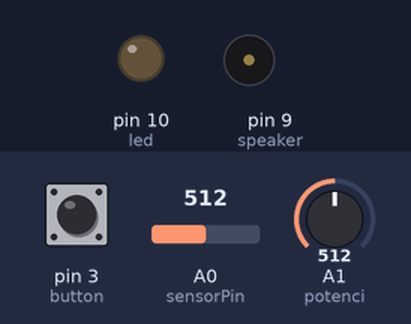
A sketch run on a simulated Arduino Uno, built with avr-gcc and run on an emulated ATmega328P. Shown: output pins drawn as LEDs (lit = HIGH), buzzer (waves = sounding). The inputs (shaded band) are chosen by the test bench; at power-on: pin 3 (button) HIGH, A0 (sensorPin) = 512, A1 (potenci) = 512. What the sketch prints to the serial monitor is not drawn.

Above: at 2.3 s.
At 20.3 s:
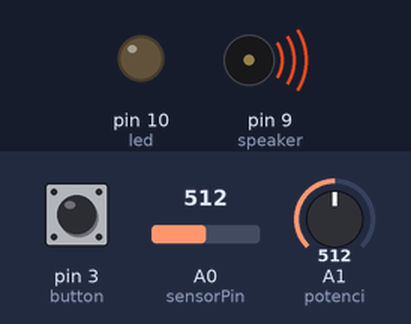
Timing chart, 0 to 25.3 s (numbered marks = the images above):
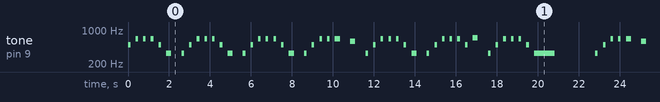

The sketch:

music-muscle-song.ino
```cpp
#include <TimerOne.h>
#include <EEPROM.h>
#include "pitches.h"
#include "themes.h"

int sensorPin = A0;
int speaker = 9;
int button = 3;
int potenci = A1;
int led = 10;
int thisNote = 0;
int pauseBetweenNotes;


int buttonState=1, oldbuttonState=1,diffButton=0,realState=1;
float firstClick=0.0,endTime=0.0;


const int arraySize=150; /*Vector size, the bigger the number, more smooth it will be*/
int arrayPosition=0 , i, sensorValue=0,absSensorValue, pinValue=0, oldPinValue=0;
long sumSensor[arraySize];

long first_time=0.0 , last_time=0.0, time_diference=0.0;  /*first_time gives the time when the muscule activated, las_time gives the time when the muscule relaxed, time_diference gives the activation time*/
int state_sign=0;
float maximum_value=0.0;  /*maximum_value gives the maximum value in the activation time period*/

float smoothed=0.0;
long sumNumbers;
unsigned long t, t0;
long dt = 1000; /* Time between samples */
float activation= 7;   /*Treshold needed to be surpassed*/
volatile int potenciValue=0;

int calibr_state=0;
float calibrValue=0.0;
float calibrValueMin=50.0;
int addr = 0, addr2 =1;
int calibr_clean = 0;
float value=0.0;

struct mainValues{         /* Creates an easier acess to the values */
  volatile unsigned long times=t0;
  volatile int raw=sensorValue;
  volatile float smooth=smoothed;


};
mainValues values = {};  /* To acess time, raw and smooth use like values.times or values.raw or values.smooth */
void setup() {
Serial.begin(2000000); /*Bits per second*/

t0=micros();
for(i=0; i<arraySize; i++) {
  sumSensor[i]=0;
}
  calibrValue=EEPROM.read(addr);
  calibrValueMin=EEPROM.read(addr2);
  sumNumbers=0;
  state_sign=0;
  pinMode(speaker,OUTPUT);
  pinMode(button,INPUT_PULLUP);
  pinMode(led,OUTPUT);
  digitalWrite(speaker,LOW);
  Timer1.initialize(10000);
  Timer1.attachInterrupt(smoothedFunction);
}


void loop() {
  oldbuttonState=buttonState;
  buttonState=digitalRead(button);
  diffButton=buttonState-oldbuttonState;

  if((diffButton==-1)&&(realState==1)){
    firstClick=millis();


  }
  else if((diffButton==1)&&(millis()-firstClick>=2000)&&(millis()-endTime>5000)){
      realState=0;


    }
  else if((diffButton==0)&&(realState==0)){
    //calibration
    Calibration();
    digitalWrite(led,HIGH);
  }
    else if((diffButton==-1)&&(millis()-firstClick>=5000)){
    digitalWrite(led,LOW);

    //delay(2000);
    realState=1;
    //firstClick=0;
    endTime=millis();

  }
  else{
    value=map(values.smooth,calibrValueMin,calibrValue,0,100);
    activation=map(potenciValue,0,676,0,50);

    thisNote=thisNote+1;

    int noteDuration = 1000 / Titanic_duration[thisNote];//convert duration to time delay
    tone(speaker, Titanic_note[thisNote], noteDuration);

    pauseBetweenNotes = noteDuration *(3-(0.01*value));
    if(pauseBetweenNotes<0.01){
      pauseBetweenNotes=0.01;
    }
    delay(pauseBetweenNotes);
    noTone(speaker);
    Serial.println(pauseBetweenNotes);
    Serial.println(value);
    if(thisNote>=(sizeof(Titanic_note)/sizeof(int))-1){

      thisNote=0;
    }


  }


 /*
  if(potenciValue>512){

  }
  else{
    value=map(values.smooth,calibrValueMin,calibrValue,0,100);
    Serial.println(value);
    if(value>=activation){
      tone(speaker, 10*value, 5);
    }
  }
  */
  oldbuttonState=buttonState;
}
void smoothedFunction (){
  potenciValue=analogRead(potenci);
  t0 = micros();
  oldPinValue = pinValue; /* Needed to use in the derivation */
  pinValue = analogRead(sensorPin);
  sensorValue = pinValue-oldPinValue;  /* With this line its possible to make the value 0 as our reference point */
  absSensorValue=abs(sensorValue); /*Transform negative values into positive values*/
  if (arrayPosition>=arraySize){ /*If the position that the program is writing in the array is bigger than the size of the array, it will replace the index nr 0 of the array*/
    arrayPosition=0;
  }
  sumNumbers-=sumSensor[arrayPosition];
  sumSensor[arrayPosition]=absSensorValue; /*Add the value received from the sensor to the array*/
  sumNumbers+=sumSensor[arrayPosition];
  ++arrayPosition; /*Increment 1 value to the array position, making it move to the next index from the array*/
  smoothed=(sumNumbers)/((float)arraySize); /*Make the average value using the values received*/
  values.times=t0;
  values.raw=pinValue;
  values.smooth=smoothed;
  //Serial.println(values.times);
  //FeatureExtraction();
}
void Calibration (){
  if(realState==0){
    if(calibr_state==0){
      calibrValue=0.0;
      calibr_state=1;
    }
    if(values.smooth>=calibrValue){
      calibrValue=values.smooth;
    }
    if(values.smooth<=calibrValueMin){
      calibrValueMin=values.smooth;
    }
  }
  else if((calibr_state==1)){
    EEPROM.write(addr, calibrValue);
    EEPROM.write(addr2, calibrValueMin);
    calibr_state=0;
  }


}

void Play_Pirates()
{
  for (int thisNote = 0; thisNote < (sizeof(Pirates_note)/sizeof(int)); thisNote++) {

    int noteDuration = 1000 / Pirates_duration[thisNote];//convert duration to time delay
    tone(speaker, Pirates_note[thisNote], noteDuration);

    int pauseBetweenNotes = noteDuration * 1.05; //Here 1.05 is tempo, increase to play it slower
    delay(pauseBetweenNotes);
    noTone(speaker); //stop music on pin 8
    }
}
```

pitches.h
```cpp
#define NOTE_B0  31
#define NOTE_C1  33
#define NOTE_CS1 35
#define NOTE_D1  37
#define NOTE_DS1 39
#define NOTE_E1  41
#define NOTE_F1  44
#define NOTE_FS1 46
#define NOTE_G1  49
#define NOTE_GS1 52
#define NOTE_A1  55
#define NOTE_AS1 58
#define NOTE_B1  62
#define NOTE_C2  65
#define NOTE_CS2 69
#define NOTE_D2  73
#define NOTE_DS2 78
#define NOTE_E2  82
#define NOTE_F2  87
#define NOTE_FS2 93
#define NOTE_G2  98
#define NOTE_GS2 104
#define NOTE_A2  110
#define NOTE_AS2 117
#define NOTE_B2  123
#define NOTE_C3  131
#define NOTE_CS3 139
#define NOTE_D3  147
#define NOTE_DS3 156
#define NOTE_E3  165
#define NOTE_F3  175
#define NOTE_FS3 185
#define NOTE_G3  196
#define NOTE_GS3 208
#define NOTE_A3  220
#define NOTE_AS3 233
#define NOTE_B3  247
#define NOTE_C4  262
#define NOTE_CS4 277
#define NOTE_D4  294
#define NOTE_DS4 311
#define NOTE_E4  330
#define NOTE_F4  349
#define NOTE_FS4 370
#define NOTE_G4  392
#define NOTE_GS4 415
#define NOTE_A4  440
#define NOTE_AS4 466
#define NOTE_B4  494
#define NOTE_C5  523
#define NOTE_CS5 554
#define NOTE_D5  587
#define NOTE_DS5 622
#define NOTE_E5  659
#define NOTE_F5  698
#define NOTE_FS5 740
#define NOTE_G5  784
#define NOTE_GS5 831
#define NOTE_A5  880
#define NOTE_AS5 932
#define NOTE_B5  988
#define NOTE_C6  1047
#define NOTE_CS6 1109
#define NOTE_D6  1175
#define NOTE_DS6 1245
#define NOTE_E6  1319
#define NOTE_F6  1397
#define NOTE_FS6 1480
#define NOTE_G6  1568
#define NOTE_GS6 1661
#define NOTE_A6  1760
#define NOTE_AS6 1865
#define NOTE_B6  1976
#define NOTE_C7  2093
#define NOTE_CS7 2217
#define NOTE_D7  2349
#define NOTE_DS7 2489
#define NOTE_E7  2637
#define NOTE_F7  2794
#define NOTE_FS7 2960
#define NOTE_G7  3136
#define NOTE_GS7 3322
#define NOTE_A7  3520
#define NOTE_AS7 3729
#define NOTE_B7  3951
#define NOTE_C8  4186
#define NOTE_CS8 4435
#define NOTE_D8  4699
#define NOTE_DS8 4978
```

themes.h
```cpp
/*
 * The themes given below were converted from the piano sheet music
 * Code by : B.Aswinth Raj
 * Dated: 15-06-2017
 * Website: CircuitDigest.com
 */

//##############**"HE IS A PIRATE" Theme song of Pirates of caribbean**##############//
int Pirates_note[] = {
NOTE_D4, NOTE_D4, NOTE_D4, NOTE_D4, NOTE_D4, NOTE_D4, NOTE_D4, NOTE_D4,
NOTE_D4, NOTE_D4, NOTE_D4, NOTE_D4, NOTE_D4, NOTE_D4, NOTE_D4, NOTE_D4,
NOTE_D4, NOTE_D4, NOTE_D4, NOTE_D4, NOTE_D4, NOTE_D4, NOTE_D4, NOTE_D4,
NOTE_A3, NOTE_C4, NOTE_D4, NOTE_D4, NOTE_D4, NOTE_E4, NOTE_F4, NOTE_F4,
NOTE_F4, NOTE_G4, NOTE_E4, NOTE_E4, NOTE_D4, NOTE_C4, NOTE_C4, NOTE_D4,
0, NOTE_A3, NOTE_C4, NOTE_B3, NOTE_D4, NOTE_B3, NOTE_E4, NOTE_F4,
NOTE_F4, NOTE_C4, NOTE_C4, NOTE_C4, NOTE_C4, NOTE_D4, NOTE_C4,
NOTE_D4, 0, 0, NOTE_A3, NOTE_C4, NOTE_D4, NOTE_D4, NOTE_D4, NOTE_F4,
NOTE_G4, NOTE_G4, NOTE_G4, NOTE_A4, NOTE_A4, NOTE_A4, NOTE_A4, NOTE_G4,
NOTE_A4, NOTE_D4, 0, NOTE_D4, NOTE_E3, NOTE_F4, NOTE_F4, NOTE_G4, NOTE_A4,
NOTE_D4, 0, NOTE_D4, NOTE_F4, NOTE_E4, NOTE_E4, NOTE_F4, NOTE_D4
};
int Pirates_duration[] = {
4,8,4,8,4,8,8,8,8,4,8,4,8,4,8,8,8,8,4,8,4,8,
4,8,8,8,8,4,4,8,8,4,4,8,8,4,4,8,8,
8,4,8,8,8,4,4,8,8,4,4,8,8,4,4,8,4,
4,8,8,8,8,4,4,8,8,4,4,8,8,4,4,8,8,
8,4,8,8,8,4,4,4,8,4,8,8,8,4,4,8,8
};
//###########End of He is a Pirate song#############//


//##############**"Crazy Frog" song of Crazy frog album**##############//
int CrazyFrog_note[] = {
  NOTE_D4, 0, NOTE_F4, NOTE_D4, 0, NOTE_D4, NOTE_G4, NOTE_D4, NOTE_C4,
  NOTE_D4, 0, NOTE_A4, NOTE_D4, 0, NOTE_D4, NOTE_AS4, NOTE_A4, NOTE_F4,
  NOTE_D4, NOTE_A4, NOTE_D5, NOTE_D4, NOTE_C4, 0, NOTE_C4, NOTE_A3, NOTE_E4, NOTE_D4,
  0,NOTE_D4,NOTE_D4
};
int CrazyFrog_duration[] = {
  8, 8, 6, 16, 16, 16, 8, 8, 8,
  8, 8, 6, 16, 16, 16, 8, 8, 8,
  8, 8, 8, 16, 16, 16, 16, 8, 8, 2,
  8,4,4
};
//###########End of Crazy Frog#############//


//##############**"Mario underworld" **##############//
int MarioUW_note[] = {
  NOTE_C4, NOTE_C5, NOTE_A3, NOTE_A4,NOTE_AS3, NOTE_AS4, 0, 0,
  NOTE_C4, NOTE_C5, NOTE_A3, NOTE_A4, NOTE_AS3, NOTE_AS4, 0,0,
  NOTE_F3, NOTE_F4, NOTE_D3, NOTE_D4,NOTE_DS3, NOTE_DS4, 0, 0,
  NOTE_F3, NOTE_F4, NOTE_D3, NOTE_D4,NOTE_DS3, NOTE_DS4, 0,
  0, NOTE_DS4, NOTE_CS4, NOTE_D4,
  NOTE_CS4, NOTE_DS4, NOTE_DS4, NOTE_GS3, NOTE_G3, NOTE_CS4,
  NOTE_C4, NOTE_FS4, NOTE_F4, NOTE_E3, NOTE_AS4, NOTE_A4,
  NOTE_GS4, NOTE_DS4, NOTE_B3,  NOTE_AS3, NOTE_A3, NOTE_GS3,0, 0, 0
};
int MarioUW_duration[] = {
 12, 12, 12, 12,12, 12, 6,3,
 12, 12, 12, 12, 12, 12, 6, 3,
 12, 12, 12, 12, 12, 12, 6,
 3, 12, 12, 12, 12,
 12, 12, 6, 6, 18, 18, 18,
 6, 6, 6, 6,6, 6,
 18, 18, 18, 18, 18, 18, 10, 10, 10,
 10, 10, 10, 3, 3, 3
};
//###########End of Mario underworld#############//


//##############**"Titanic" **##############//
int Titanic_note[] = {
NOTE_E4, NOTE_B4, NOTE_E5, NOTE_E5, NOTE_E5, NOTE_B4, NOTE_E4, NOTE_E4, NOTE_B4, NOTE_E5, NOTE_E5, NOTE_E5, NOTE_B4, NOTE_E4, NOTE_E4, NOTE_B4, NOTE_E5, NOTE_E5, NOTE_E5, NOTE_B4, NOTE_E4,
NOTE_E4, NOTE_B4, NOTE_E5, NOTE_E5, NOTE_E5, NOTE_D5, NOTE_E4, NOTE_B4, NOTE_E5, NOTE_E5, NOTE_E5, NOTE_B4, NOTE_E4, NOTE_E4, NOTE_B4, NOTE_E5, NOTE_E5, NOTE_E5, NOTE_B4, NOTE_F5,
NOTE_E4, NOTE_B4, NOTE_E5, NOTE_E5, NOTE_E5, NOTE_B4, NOTE_E4,
NOTE_E4, NOTE_B4, NOTE_E5, NOTE_E5, NOTE_E5, NOTE_D5, NOTE_E5, NOTE_E4, NOTE_E4, NOTE_E4, NOTE_D4, NOTE_B3, NOTE_E4, NOTE_E4, NOTE_E4, NOTE_B3, NOTE_E4,
NOTE_D4, NOTE_E4, NOTE_F4, NOTE_G4, NOTE_F4, NOTE_E4, NOTE_E4, NOTE_E4, NOTE_E4


};
int Titanic_duration[] = {
8,8,8,8,8,8,4,8,8,8,8,8,8,4,8,8,8,8,8,8,4,8,8,8,8,4,4,8,8,8,8,8,8,4,8,8,8,8,8,8,4,8,8,8,8,8,8,1,
8,8,8,8,4,4,4,8,4,4,8,8,8,8,4,8,8,4,8,4,8,8,4,8,4,1


};
//###########End of Titanic#############//
```

Measured:
- by itself, tone on pin 9 (speaker): plays 494 Hz for 0.13 s, 659 Hz for 0.13 s, 659 Hz for 0.13 s, 659 Hz for 0.13 s, 494 Hz for 0.13 s, 330 Hz for 0.25 s … (250 notes in this stretch)
